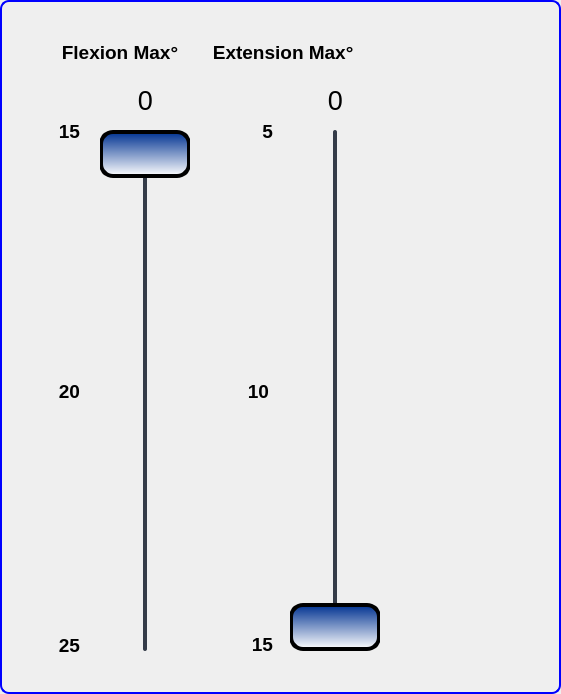
     <widget class="QGroupBox" name="BGroupBox">
      <property name="geometry">
       <rect>
        <x>709</x>
        <y>-4</y>
        <width>561</width>
        <height>694</height>
       </rect>
      </property>
      <property name="styleSheet">
       <string notr="true">QGroupBox {
    border: 2px solid blue;
    border-radius: 9px;
    margin-top: 0.5em;
}
</string>
      </property>
      <property name="title">
       <string/>
      </property>
      <widget class="QLabel" name="Lbl_74">
       <property name="geometry">
        <rect>
         <x>10</x>
         <y>631</y>
         <width>30</width>
         <height>24</height>
        </rect>
       </property>
       <property name="font">
        <font>
         <family>Arial</family>
         <pointsize>14</pointsize>
         <weight>75</weight>
         <bold>true</bold>
        </font>
       </property>
       <property name="styleSheet">
        <string notr="true">background:transparent</string>
       </property>
       <property name="text">
        <string/>
       </property>
       <property name="textFormat">
        <enum>Qt::RichText</enum>
       </property>
       <property name="pixmap">
        <pixmap>images/horizontal-ticks.png</pixmap>
       </property>
       <property name="alignment">
        <set>Qt::AlignRight|Qt::AlignTop|Qt::AlignTrailing</set>
       </property>
      </widget>
      <widget class="QLabel" name="Lbl_75">
       <property name="geometry">
        <rect>
         <x>8</x>
         <y>260</y>
         <width>30</width>
         <height>24</height>
        </rect>
       </property>
       <property name="font">
        <font>
         <family>Arial</family>
         <pointsize>14</pointsize>
         <weight>75</weight>
         <bold>true</bold>
        </font>
       </property>
       <property name="styleSheet">
        <string notr="true">background:transparent</string>
       </property>
       <property name="text">
        <string/>
       </property>
       <property name="textFormat">
        <enum>Qt::PlainText</enum>
       </property>
       <property name="pixmap">
        <pixmap>images/horizontal-ticks.png</pixmap>
       </property>
       <property name="alignment">
        <set>Qt::AlignRight|Qt::AlignTop|Qt::AlignTrailing</set>
       </property>
      </widget>
      <widget class="QLabel" name="Lbl_76">
       <property name="geometry">
        <rect>
         <x>8</x>
         <y>380</y>
         <width>30</width>
         <height>24</height>
        </rect>
       </property>
       <property name="font">
        <font>
         <family>Arial</family>
         <pointsize>14</pointsize>
         <weight>75</weight>
         <bold>true</bold>
        </font>
       </property>
       <property name="styleSheet">
        <string notr="true">background:transparent</string>
       </property>
       <property name="text">
        <string/>
       </property>
       <property name="textFormat">
        <enum>Qt::PlainText</enum>
       </property>
       <property name="pixmap">
        <pixmap>images/horizontal-ticks.png</pixmap>
       </property>
       <property name="alignment">
        <set>Qt::AlignRight|Qt::AlignTop|Qt::AlignTrailing</set>
       </property>
      </widget>
      <widget class="QLabel" name="Lbl_78">
       <property name="geometry">
        <rect>
         <x>8</x>
         <y>500</y>
         <width>30</width>
         <height>24</height>
        </rect>
       </property>
       <property name="font">
        <font>
         <family>Arial</family>
         <pointsize>14</pointsize>
         <weight>75</weight>
         <bold>true</bold>
        </font>
       </property>
       <property name="styleSheet">
        <string notr="true">background:transparent</string>
       </property>
       <property name="text">
        <string/>
       </property>
       <property name="textFormat">
        <enum>Qt::PlainText</enum>
       </property>
       <property name="pixmap">
        <pixmap>images/horizontal-ticks.png</pixmap>
       </property>
       <property name="alignment">
        <set>Qt::AlignRight|Qt::AlignTop|Qt::AlignTrailing</set>
       </property>
      </widget>
      <widget class="QLabel" name="plusHorizontalUpLbl">
       <property name="geometry">
        <rect>
         <x>240</x>
         <y>160</y>
         <width>47</width>
         <height>101</height>
        </rect>
       </property>
       <property name="text">
        <string/>
       </property>
       <property name="pixmap">
        <pixmap>images/up-ticks.png</pixmap>
       </property>
      </widget>
      <widget class="QLabel" name="Lbl_95">
       <property name="geometry">
        <rect>
         <x>239</x>
         <y>380</y>
         <width>30</width>
         <height>24</height>
        </rect>
       </property>
       <property name="font">
        <font>
         <family>Arial</family>
         <pointsize>14</pointsize>
         <weight>75</weight>
         <bold>true</bold>
        </font>
       </property>
       <property name="styleSheet">
        <string notr="true">background:transparent;</string>
       </property>
       <property name="text">
        <string>10</string>
       </property>
       <property name="alignment">
        <set>Qt::AlignRight|Qt::AlignTop|Qt::AlignTrailing</set>
       </property>
      </widget>
      <widget class="QLabel" name="plusHorizontalDownLbl">
       <property name="geometry">
        <rect>
         <x>240</x>
         <y>520</y>
         <width>47</width>
         <height>101</height>
        </rect>
       </property>
       <property name="text">
        <string/>
       </property>
       <property name="pixmap">
        <pixmap>images/down-ticks.png</pixmap>
       </property>
      </widget>
      <widget class="QLabel" name="Lbl_99">
       <property name="geometry">
        <rect>
         <x>243</x>
         <y>120</y>
         <width>30</width>
         <height>24</height>
        </rect>
       </property>
       <property name="font">
        <font>
         <family>Arial</family>
         <pointsize>14</pointsize>
         <weight>75</weight>
         <bold>true</bold>
        </font>
       </property>
       <property name="text">
        <string>5</string>
       </property>
       <property name="alignment">
        <set>Qt::AlignRight|Qt::AlignTop|Qt::AlignTrailing</set>
       </property>
      </widget>
      <widget class="QLabel" name="Lbl_100">
       <property name="geometry">
        <rect>
         <x>243</x>
         <y>633</y>
         <width>30</width>
         <height>24</height>
        </rect>
       </property>
       <property name="font">
        <font>
         <family>Arial</family>
         <pointsize>14</pointsize>
         <weight>75</weight>
         <bold>true</bold>
        </font>
       </property>
       <property name="text">
        <string>15</string>
       </property>
       <property name="alignment">
        <set>Qt::AlignRight|Qt::AlignTop|Qt::AlignTrailing</set>
       </property>
      </widget>
      <widget class="QSlider" name="plusHorizontalFlexionSlider">
       <property name="geometry">
        <rect>
         <x>290</x>
         <y>130</y>
         <width>90</width>
         <height>521</height>
        </rect>
       </property>
       <property name="font">
        <font>
         <family>Arial</family>
         <pointsize>12</pointsize>
        </font>
       </property>
       <property name="styleSheet">
        <string notr="true">QSlider::groove:vertical {
    border-radius: 2px;
width: 4px;
    background-color: rgb(52, 59, 72);
}
QSlider::groove:vertical:hover {
    background-color: blue;
}
QSlider::handle:vertical {
    background-color: qlineargradient(spread:pad, x1:0, y1:0, x2:0, y2:1, stop:0 rgba(0, 50, 145, 255), stop:1 rgba(255, 255, 255, 255));
    border: 4px solid black;
    height: 40px;
 margin: 0px -44px;
    border-radius: 14px;
}</string>
       </property>
       <property name="minimum">
        <number>5</number>
       </property>
       <property name="maximum">
        <number>15</number>
       </property>
       <property name="singleStep">
        <number>1</number>
       </property>
       <property name="pageStep">
        <number>1</number>
       </property>
       <property name="value">
        <number>15</number>
       </property>
       <property name="sliderPosition">
        <number>15</number>
       </property>
       <property name="orientation">
        <enum>Qt::Vertical</enum>
       </property>
       <property name="invertedAppearance">
        <bool>true</bool>
       </property>
       <property name="invertedControls">
        <bool>true</bool>
       </property>
       <property name="tickPosition">
        <enum>QSlider::TicksBothSides</enum>
       </property>
       <property name="tickInterval">
        <number>2</number>
       </property>
      </widget>
      <widget class="QLabel" name="plusHorizontalFlexionLbl">
       <property name="geometry">
        <rect>
         <x>305</x>
         <y>80</y>
         <width>61</width>
         <height>41</height>
        </rect>
       </property>
       <property name="font">
        <font>
         <family>Arial</family>
         <pointsize>20</pointsize>
        </font>
       </property>
       <property name="text">
        <string>0</string>
       </property>
       <property name="alignment">
        <set>Qt::AlignCenter</set>
       </property>
      </widget>
      <widget class="QLabel" name="Lbl_118">
       <property name="geometry">
        <rect>
         <x>50</x>
         <y>120</y>
         <width>30</width>
         <height>24</height>
        </rect>
       </property>
       <property name="font">
        <font>
         <family>Arial</family>
         <pointsize>14</pointsize>
         <weight>75</weight>
         <bold>true</bold>
        </font>
       </property>
       <property name="text">
        <string>15</string>
       </property>
       <property name="alignment">
        <set>Qt::AlignRight|Qt::AlignTop|Qt::AlignTrailing</set>
       </property>
      </widget>
      <widget class="QLabel" name="minusHorizontalFlexionLbl">
       <property name="geometry">
        <rect>
         <x>120</x>
         <y>80</y>
         <width>51</width>
         <height>41</height>
        </rect>
       </property>
       <property name="font">
        <font>
         <family>Arial</family>
         <pointsize>20</pointsize>
        </font>
       </property>
       <property name="text">
        <string>0</string>
       </property>
       <property name="alignment">
        <set>Qt::AlignCenter</set>
       </property>
      </widget>
      <widget class="QLabel" name="Lbl_119">
       <property name="geometry">
        <rect>
         <x>50</x>
         <y>633</y>
         <width>30</width>
         <height>24</height>
        </rect>
       </property>
       <property name="font">
        <font>
         <family>Arial</family>
         <pointsize>14</pointsize>
         <weight>75</weight>
         <bold>true</bold>
        </font>
       </property>
       <property name="text">
        <string>25</string>
       </property>
       <property name="alignment">
        <set>Qt::AlignRight|Qt::AlignTrailing|Qt::AlignVCenter</set>
       </property>
      </widget>
      <widget class="QLabel" name="minusHorizontalUpLbl">
       <property name="geometry">
        <rect>
         <x>50</x>
         <y>160</y>
         <width>47</width>
         <height>101</height>
        </rect>
       </property>
       <property name="text">
        <string/>
       </property>
       <property name="pixmap">
        <pixmap>images/up-ticks.png</pixmap>
       </property>
      </widget>
      <widget class="QLabel" name="Lbl_121">
       <property name="geometry">
        <rect>
         <x>50</x>
         <y>380</y>
         <width>30</width>
         <height>24</height>
        </rect>
       </property>
       <property name="font">
        <font>
         <family>Arial</family>
         <pointsize>14</pointsize>
         <weight>75</weight>
         <bold>true</bold>
        </font>
       </property>
       <property name="text">
        <string>20</string>
       </property>
       <property name="alignment">
        <set>Qt::AlignRight|Qt::AlignTop|Qt::AlignTrailing</set>
       </property>
      </widget>
      <widget class="QLabel" name="minusHorizontalDownLbl">
       <property name="geometry">
        <rect>
         <x>50</x>
         <y>520</y>
         <width>47</width>
         <height>101</height>
        </rect>
       </property>
       <property name="text">
        <string/>
       </property>
       <property name="pixmap">
        <pixmap>images/down-ticks.png</pixmap>
       </property>
      </widget>
      <widget class="QSlider" name="minusHorizontalFlexionSlider">
       <property name="geometry">
        <rect>
         <x>100</x>
         <y>130</y>
         <width>90</width>
         <height>521</height>
        </rect>
       </property>
       <property name="font">
        <font>
         <family>Arial</family>
         <pointsize>12</pointsize>
        </font>
       </property>
       <property name="styleSheet">
        <string notr="true">QSlider::groove:vertical {
    border-radius: 2px;
width: 4px;
    background-color: rgb(52, 59, 72);
}
QSlider::groove:vertical:hover {
    background-color: blue;
}
QSlider::handle:vertical {
    background-color: qlineargradient(spread:pad, x1:0, y1:0, x2:0, y2:1, stop:0 rgba(0, 50, 145, 255), stop:1 rgba(255, 255, 255, 255));
    border: 4px solid black;
    height: 40px;
 margin: 0px -44px;
    border-radius: 14px;
}</string>
       </property>
       <property name="minimum">
        <number>15</number>
       </property>
       <property name="maximum">
        <number>25</number>
       </property>
       <property name="singleStep">
        <number>1</number>
       </property>
       <property name="pageStep">
        <number>1</number>
       </property>
       <property name="value">
        <number>15</number>
       </property>
       <property name="sliderPosition">
        <number>15</number>
       </property>
       <property name="orientation">
        <enum>Qt::Vertical</enum>
       </property>
       <property name="invertedAppearance">
        <bool>true</bool>
       </property>
       <property name="invertedControls">
        <bool>false</bool>
       </property>
       <property name="tickPosition">
        <enum>QSlider::TicksBothSides</enum>
       </property>
       <property name="tickInterval">
        <number>2</number>
       </property>
      </widget>
      <widget class="QLabel" name="rightLatFlexionTitleLbl_6">
       <property name="geometry">
        <rect>
         <x>200</x>
         <y>20</y>
         <width>161</width>
         <height>65</height>
        </rect>
       </property>
       <property name="font">
        <font>
         <family>Arial</family>
         <pointsize>14</pointsize>
         <weight>75</weight>
         <bold>true</bold>
        </font>
       </property>
       <property name="text">
        <string> Extension Max°</string>
       </property>
       <property name="alignment">
        <set>Qt::AlignCenter</set>
       </property>
       <property name="wordWrap">
        <bool>true</bool>
       </property>
      </widget>
      <widget class="QLabel" name="leftLatFlexionTitleLbl_6">
       <property name="geometry">
        <rect>
         <x>40</x>
         <y>20</y>
         <width>160</width>
         <height>65</height>
        </rect>
       </property>
       <property name="font">
        <font>
         <family>Arial</family>
         <pointsize>14</pointsize>
         <weight>75</weight>
         <bold>true</bold>
        </font>
       </property>
       <property name="text">
        <string>Flexion Max°</string>
       </property>
       <property name="alignment">
        <set>Qt::AlignCenter</set>
       </property>
       <property name="wordWrap">
        <bool>true</bool>
       </property>
      </widget>
     </widget>
